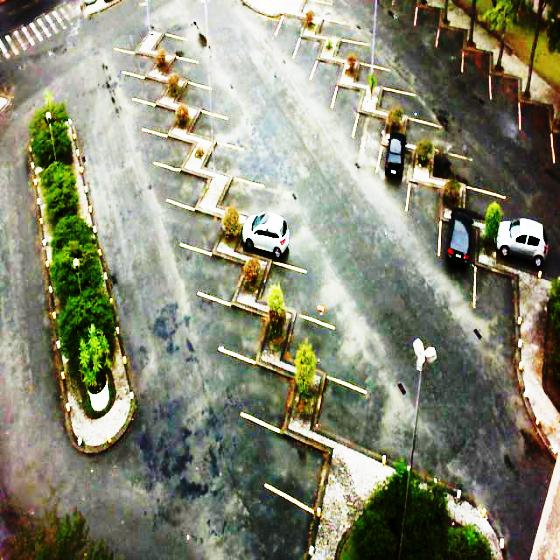
#> input picture data/images/2013-03-09_16_45_12_jpg.rf.e1b0585e629eb0c8edce9a03b543e097.jpg, 560 x 560 px
$ python -i slot_detector.py   (imports and definitions only)
#> lines starting #> are read from the running program, lines starting #| are printed output that depends on the picture
"""Parking slot candidate detection using classical computer vision."""

from __future__ import annotations

from dataclasses import dataclass
from pathlib import Path
from typing import TypeAlias

import cv2
import numpy as np

Line: TypeAlias = tuple[int, int, int, int]
Slot: TypeAlias = tuple[int, int, int, int]


@dataclass(frozen=True)
class SlotDetectorConfig:
    """Tunable parameters for the parking slot detection pipeline."""

    blur_kernel_size: tuple[int, int] = (5, 5)
    blur_sigma: float = 0.0
    canny_threshold_low: int = 50
    canny_threshold_high: int = 150
    hough_rho: float = 1.0
    hough_theta: float = np.pi / 180.0
    hough_threshold: int = 45
    hough_min_line_length_ratio: float = 0.08
    hough_max_line_gap_ratio: float = 0.025
    min_hough_line_length: int = 45
    min_hough_line_gap: int = 12
    separator_angle_tolerance_degrees: float = 25.0
    line_group_distance_ratio: float = 0.025
    min_line_group_distance: int = 18
    min_slot_width_ratio: float = 0.035
    max_slot_width_ratio: float = 0.25
    min_slot_height_ratio: float = 0.08
    slot_padding_ratio: float = 0.006
    duplicate_iou_threshold: float = 0.75
    rectangle_thickness: int = 2
    label_font_scale: float = 0.55
    label_thickness: int = 2
    summary_font_scale: float = 0.8
    summary_thickness: int = 2


@dataclass(frozen=True)
class FrameMetrics:
    """Frame dimensions used for resolution-aware thresholds."""

    height: int
    width: int

    @property
    def short_side(self) -> int:
        """Return the smaller frame dimension."""
        return min(self.height, self.width)


@dataclass(frozen=True)
class LineGroup:
    """Representative geometry for a cluster of nearby separator lines."""

    x: int
    y_min: int
    y_max: int


@dataclass(frozen=True)
class VideoMetadata:
    """Metadata required to create an output video writer."""

    fps: float
    width: int
    height: int


class ParkingSlotDetector:
    """Detect likely parking slot rectangles from parking lot frames."""

    WINDOW_NAME = "Parking Slot Detection"
    OUTPUT_CODEC = "mp4v"
    SLOT_COLOR: tuple[int, int, int] = (0, 255, 0)
    TEXT_COLOR: tuple[int, int, int] = (0, 255, 0)
    TEXT_BACKGROUND_COLOR: tuple[int, int, int] = (0, 0, 0)
    FONT = cv2.FONT_HERSHEY_SIMPLEX

    def __init__(self, debug: bool = False) -> None:
        """
        Initialize the parking slot detector.

        Args:
            debug: If True, keep copies of intermediate images from the most
                recent processed frame in debug_images.
        """
        self.debug = debug
        self.config = SlotDetectorConfig()
        self.debug_images: dict[str, np.ndarray] = {}
        self._frame_metrics: FrameMetrics | None = None

    def preprocess(self, frame: np.ndarray) -> np.ndarray:
        """
        Convert a frame to grayscale and apply Gaussian blur.

        Args:
            frame: Input OpenCV frame in BGR or grayscale format.

        Returns:
            Blurred grayscale image.

        Raises:
            ValueError: If frame is not a valid image array.
        """
        self._validate_image(frame, "frame")
        self._set_frame_metrics(frame)

        grayscale = self._to_grayscale(frame)
        processed_image = cv2.GaussianBlur(
            grayscale,
            self.config.blur_kernel_size,
            self.config.blur_sigma,
        )

        self._store_debug_image("preprocessed", processed_image)
        return processed_image

    def detect_edges(self, image: np.ndarray) -> np.ndarray:
        """
        Apply Canny edge detection.

        Args:
            image: Preprocessed grayscale image.

        Returns:
            Binary edge image.

        Raises:
            ValueError: If image is not a valid image array.
        """
        self._validate_image(image, "image")

        edge_image = cv2.Canny(
            image,
            self.config.canny_threshold_low,
            self.config.canny_threshold_high,
        )

        self._store_debug_image("edges", edge_image)
        return edge_image

    def detect_lines(self, edge_image: np.ndarray) -> list[Line]:
        """
        Detect line segments using Probabilistic Hough Transform.

        Args:
            edge_image: Binary edge image returned by detect_edges().

        Returns:
            Detected lines as (x1, y1, x2, y2).

        Raises:
            ValueError: If edge_image is not a valid image array.
        """
        self._validate_image(edge_image, "edge_image")
        metrics = self._metrics_from_image(edge_image)
        min_line_length, max_line_gap = self._hough_line_parameters(metrics)

        raw_lines = cv2.HoughLinesP(
            edge_image,
            rho=self.config.hough_rho,
            theta=self.config.hough_theta,
            threshold=self.config.hough_threshold,
            minLineLength=min_line_length,
            maxLineGap=max_line_gap,
        )

        if raw_lines is None:
            return []

        return self._normalize_hough_lines(raw_lines)

    def extract_roi(self, frame: np.ndarray) -> np.ndarray:
        """
        Return the region of interest for parking slot detection.

        This currently returns the full frame. The method is isolated so a
        polygon mask, crop box, or perspective transform can be added later
        without changing callers.

        Args:
            frame: Input OpenCV frame.

        Returns:
            Region of interest image.

        Raises:
            ValueError: If frame is not a valid image array.
        """
        self._validate_image(frame, "frame")
        self._set_frame_metrics(frame)

        roi = frame.copy()
        self._store_debug_image("roi", roi)
        return roi

    def generate_slots(self, lines: list[Line]) -> list[Slot]:
        if not lines:
            return []

        metrics = self._get_frame_metrics(lines)

        separator_lines = self._filter_separator_lines(lines)
        print("Separator lines:", len(separator_lines))

        line_groups = self._group_parallel_lines(
            separator_lines,
            metrics,
        )
        print("Line groups:", len(line_groups))

        slot_candidates = self._build_slot_candidates(
            line_groups,
            metrics,
        )
        print("Slot candidates:", len(slot_candidates))

        slots = self._deduplicate_slots(
            slot_candidates,
            metrics,
        )
        print("Final slots:", len(slots))

        return slots

    def detect_slots(self, frame: np.ndarray) -> list[Slot]:
        self._clear_debug_images()

        roi = self.extract_roi(frame)
        print("ROI shape:", roi.shape)

        processed = self.preprocess(roi)
        print("Preprocessing complete")

        edges = self.detect_edges(processed)
        print("Edge detection complete")

        lines = self.detect_lines(edges)

        if lines is None:
            print("Lines detected: 0")
        else:
            print("Lines detected:", len(lines))

        slots = self.generate_slots(lines)
        print("Slots generated:", len(slots))

        return slots


    # [65 lines left out: functions process_frame, process_video, _process_video_stream, not called in this run]

    def _build_slot_candidates(
        self,
        line_groups: list[LineGroup],
        metrics: FrameMetrics,
    ) -> list[Slot]:
        """Create slot candidates from adjacent separator line groups."""
        if len(line_groups) < 2:
            return []

        min_width, max_width, min_height = self._slot_size_limits(metrics)
        padding = max(2, int(metrics.short_side * self.config.slot_padding_ratio))
        slots: list[Slot] = []

        for left_group, right_group in zip(line_groups, line_groups[1:]):
            slot = self._slot_from_line_pair(
                left_group,
                right_group,
                metrics,
                padding,
            )

            if self._is_valid_slot(slot, metrics, min_width, max_width, min_height):
                slots.append(slot)

        return slots

    def _slot_from_line_pair(
        self,
        left_group: LineGroup,
        right_group: LineGroup,
        metrics: FrameMetrics,
        padding: int,
    ) -> Slot:
        """Estimate an axis-aligned slot rectangle from two line groups."""
        y1 = max(0, min(left_group.y_min, right_group.y_min) - padding)
        y2 = min(
            metrics.height - 1,
            max(left_group.y_max, right_group.y_max) + padding,
        )
        return left_group.x, y1, right_group.x, y2

    def _slot_size_limits(self, metrics: FrameMetrics) -> tuple[int, int, int]:
        """Return minimum width, maximum width, and minimum height."""
        min_width = max(12, int(metrics.width * self.config.min_slot_width_ratio))
        max_width = max(
            min_width + 1,
            int(metrics.width * self.config.max_slot_width_ratio),
        )
        min_height = max(20, int(metrics.height * self.config.min_slot_height_ratio))
        return min_width, max_width, min_height

    @staticmethod
    def _is_valid_slot(
        slot: Slot,
        metrics: FrameMetrics,
        min_width: int,
        max_width: int,
        min_height: int,
    ) -> bool:
        """Return True when a slot has plausible dimensions and position."""
        x1, y1, x2, y2 = slot
        width = x2 - x1
        height = y2 - y1

        return (
            0 <= x1 < x2 < metrics.width
            and 0 <= y1 < y2 < metrics.height
            and min_width <= width <= max_width
            and height >= min_height
        )

    def _filter_separator_lines(self, lines: list[Line]) -> list[Line]:
        """Return lines likely to represent parking slot separators."""
        return [line for line in lines if self._is_separator_line(line)]

    def _is_separator_line(self, line: Line) -> bool:
        """Return True for near-vertical separator lines."""
        angle = abs(self._line_angle_degrees(line))
        distance_from_vertical = abs(90.0 - angle)
        return distance_from_vertical <= (
            self.config.separator_angle_tolerance_degrees
        )

    def _group_parallel_lines(
        self,
        lines: list[Line],
        metrics: FrameMetrics,
    ) -> list[LineGroup]:
        """Group nearby separator lines into representative parallel lines."""
        if not lines:
            return []

        group_distance = self._line_group_distance(metrics)
        sorted_lines = sorted(lines, key=self._line_center_x)
        line_groups: list[list[Line]] = [[sorted_lines[0]]]
        group_centers = [float(self._line_center_x(sorted_lines[0]))]

        for line in sorted_lines[1:]:
            center_x = self._line_center_x(line)

            if abs(center_x - group_centers[-1]) <= group_distance:
                line_groups[-1].append(line)
                group_centers[-1] = self._mean_line_center(line_groups[-1])
            else:
                line_groups.append([line])
                group_centers.append(float(center_x))

        return [self._line_group_from_lines(group) for group in line_groups]

    def _line_group_distance(self, metrics: FrameMetrics) -> int:
        """Return distance threshold for grouping nearby lines."""
        return max(
            self.config.min_line_group_distance,
            int(metrics.width * self.config.line_group_distance_ratio),
        )

    @staticmethod
    def _line_group_from_lines(lines: list[Line]) -> LineGroup:
        """Create one representative line group from clustered lines."""
        x_values = [
            coordinate
            for x1, _, x2, _ in lines
            for coordinate in (x1, x2)
        ]
        y_values = [
            coordinate
            for _, y1, _, y2 in lines
            for coordinate in (y1, y2)
        ]

        return LineGroup(
            x=int(round(float(np.mean(x_values)))),
            y_min=int(min(y_values)),
            y_max=int(max(y_values)),
        )

    def _deduplicate_slots(
        self,
        slots: list[Slot],
        metrics: FrameMetrics,
    ) -> list[Slot]:
        """Remove duplicate or heavily overlapping slot rectangles."""
        unique_slots: list[Slot] = []
        sorted_slots = sorted(
            slots,
            key=lambda slot: (slot[0], slot[1], slot[2], slot[3]),
        )

        for slot in sorted_slots:
            if self._matches_existing_slot(slot, unique_slots, metrics):
                continue
            unique_slots.append(slot)

        return unique_slots

    def _matches_existing_slot(
        self,
        slot: Slot,
        existing_slots: list[Slot],
        metrics: FrameMetrics,
    ) -> bool:
        """Return True if a slot duplicates any accepted slot."""
        return any(
            self._slot_iou(slot, existing) >= self.config.duplicate_iou_threshold
            or self._slots_have_near_equal_edges(slot, existing, metrics)
            for existing in existing_slots
        )

    def _slots_have_near_equal_edges(
        self,
        first_slot: Slot,
        second_slot: Slot,
        metrics: FrameMetrics,
    ) -> bool:
        """Return True when two slots have almost identical edges."""
        tolerance = self._line_group_distance(metrics)
        return all(
            abs(first - second) <= tolerance
            for first, second in zip(first_slot, second_slot)
        )

    @staticmethod
    def _slot_iou(first_slot: Slot, second_slot: Slot) -> float:
        """Calculate intersection-over-union for two slot rectangles."""
        first_x1, first_y1, first_x2, first_y2 = first_slot
        second_x1, second_y1, second_x2, second_y2 = second_slot

        intersection_x1 = max(first_x1, second_x1)
        intersection_y1 = max(first_y1, second_y1)
        intersection_x2 = min(first_x2, second_x2)
        intersection_y2 = min(first_y2, second_y2)

        intersection_width = max(0, intersection_x2 - intersection_x1)
        intersection_height = max(0, intersection_y2 - intersection_y1)
        intersection_area = intersection_width * intersection_height

        if intersection_area == 0:
            return 0.0

        first_area = (first_x2 - first_x1) * (first_y2 - first_y1)
        second_area = (second_x2 - second_x1) * (second_y2 - second_y1)
        union_area = first_area + second_area - intersection_area

        return intersection_area / union_area if union_area else 0.0

    # [50 lines left out: functions _draw_slot, _draw_slot_count, not called in this run]

    def _hough_line_parameters(self, metrics: FrameMetrics) -> tuple[int, int]:
        """Return resolution-aware Hough minLineLength and maxLineGap."""
        min_line_length = max(
            self.config.min_hough_line_length,
            int(metrics.short_side * self.config.hough_min_line_length_ratio),
        )
        max_line_gap = max(
            self.config.min_hough_line_gap,
            int(metrics.short_side * self.config.hough_max_line_gap_ratio),
        )
        return min_line_length, max_line_gap

    @staticmethod
    def _normalize_hough_lines(raw_lines: np.ndarray) -> list[Line]:
        """Convert OpenCV Hough output into Python integer tuples."""
        return [
            (int(x1), int(y1), int(x2), int(y2))
            for x1, y1, x2, y2 in raw_lines.reshape(-1, 4)
        ]

    @staticmethod
    def _line_angle_degrees(line: Line) -> float:
        """Return a line segment angle in degrees."""
        x1, y1, x2, y2 = line
        return float(np.degrees(np.arctan2(y2 - y1, x2 - x1)))

    @staticmethod
    def _line_center_x(line: Line) -> int:
        """Return the horizontal midpoint of a line segment."""
        x1, _, x2, _ = line
        return int(round((x1 + x2) / 2.0))

    @staticmethod
    def _mean_line_center(lines: list[Line]) -> float:
        """Return the mean horizontal midpoint for a list of lines."""
        centers = [ParkingSlotDetector._line_center_x(line) for line in lines]
        return float(np.mean(centers))

    @staticmethod
    def _to_grayscale(frame: np.ndarray) -> np.ndarray:
        """Return a grayscale image from BGR or grayscale input."""
        if frame.ndim == 2:
            return frame
        return cv2.cvtColor(frame, cv2.COLOR_BGR2GRAY)

    def _set_frame_metrics(self, image: np.ndarray) -> None:
        """Store frame dimensions for later calculations."""
        self._frame_metrics = self._metrics_from_image(image)

    @staticmethod
    def _metrics_from_image(image: np.ndarray) -> FrameMetrics:
        """Return FrameMetrics from an image array."""
        height, width = image.shape[:2]
        return FrameMetrics(height=height, width=width)

    def _get_frame_metrics(self, lines: list[Line]) -> FrameMetrics:
        """Return known frame metrics or infer dimensions from lines."""
        if self._frame_metrics is not None:
            return self._frame_metrics

        max_x = max(max(x1, x2) for x1, _, x2, _ in lines)
        max_y = max(max(y1, y2) for _, y1, _, y2 in lines)
        return FrameMetrics(height=max_y + 1, width=max_x + 1)

    # [39 lines left out: functions _read_video_metadata, _create_video_writer, _quit_requested, not called in this run]

    @staticmethod
    def _validate_image(image: np.ndarray, name: str) -> None:
        """Validate that an input is a non-empty OpenCV image array."""
        if not isinstance(image, np.ndarray):
            raise ValueError(f"{name} must be a NumPy array.")

        if image.size == 0:
            raise ValueError(f"{name} must not be empty.")

        if image.ndim not in (2, 3):
            raise ValueError(f"{name} must be a 2D or 3D image array.")

    def _store_debug_image(self, name: str, image: np.ndarray) -> None:
        """Store an intermediate image only when debug mode is enabled."""
        if self.debug:
            self.debug_images[name] = image.copy()

    def _clear_debug_images(self) -> None:
        """Clear previous debug images only when debug mode is enabled."""
        if self.debug:
            self.debug_images.clear()


# [6 lines not run here, left out]

>>> import cv2
>>> picture = cv2.imread('data/images/2013-03-09_16_45_12_jpg.rf.e1b0585e629eb0c8edce9a03b543e097.jpg')
#> picture is the input picture: shape (560, 560, 3); mean B, G, R 115.8, 136, 134.5
>>> result = ParkingSlotDetector().detect_slots(picture)
#| ROI shape: (560, 560, 3)
#> in _to_grayscale, `return cv2.cvtColor(frame, cv2.COLOR_BGR2GRAY)`:
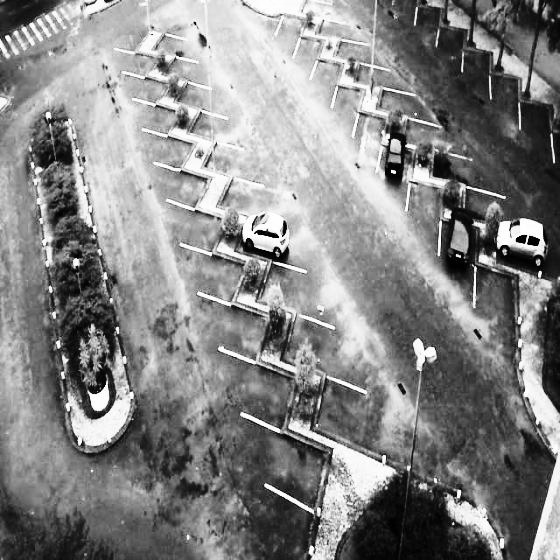
#> returned value: shape (560, 560); min 0, max 255, mean 133.3
#> in preprocess, `processed_image = cv2.GaussianBlur( grayscale, self.config.blur_kernel..`:
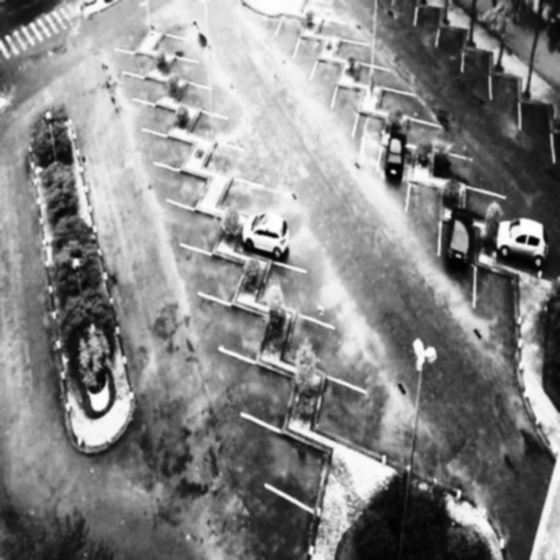
#> processed_image: shape (560, 560); min 1, max 255, mean 133.3
#> in detect_edges, `edge_image = cv2.Canny( image, self.config.canny_threshold_low, self.c..`:
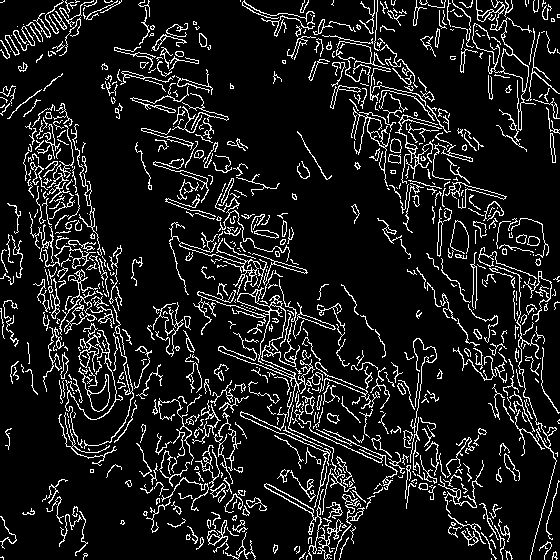
#> edge_image: shape (560, 560); 11.2% white in thin lines or dots
#> in detect_lines, `min_line_length, max_line_gap = self._hough_line_parameters(metrics)`: min_line_length = 45; max_line_gap = 14
#> in detect_lines, `raw_lines = cv2.HoughLinesP( edge_image, rho=self.config.hough_rho, th..`: raw_lines = 609 rows, first 6: [280, 337, 357, 518], [265, 375, 348, 292], [277, 395, 300, 460], [195, 83, 264, 323], [205, 238, 311, 344], [207, 317, 263, 261]
#> in detect_slots, `lines = self.detect_lines(edges)`: lines = 609 items, first 6: (280, 337, 357, 518), (265, 375, 348, 292), (277, 395, 300, 460), (195, 83, 264, 323), (205, 238, 311, 344), (207, 317, 263, 261)
#| Lines detected: 609
#> in generate_slots, `separator_lines = self._filter_separator_lines(lines)`: separator_lines = 227 items, first 6: (280, 337, 357, 518), (277, 395, 300, 460), (195, 83, 264, 323), (54, 264, 64, 378), (142, 2, 198, 157), (61, 103, 72, 149)
#| Separator lines: 227
#> in _group_parallel_lines, `sorted_lines = sorted(lines, key=self._line_center_x)`: sorted_lines = 227 items, first 6: (28, 111, 33, 182), (13, 86, 54, 213), (29, 97, 38, 198), (37, 120, 39, 177), (34, 171, 52, 218), (41, 283, 47, 328)
#> in _group_parallel_lines, `line_groups: list[list[Line]] = [[sorted_lines[0]]]`: line_groups = [[(28, 111, 33, 182)]]
#> in _group_parallel_lines, `group_centers = [float(self._line_center_x(sorted_lines[0]))]`: group_centers = [30]
#> the loop in _group_parallel_lines, `for line in sorted_lines[1:]:` made 226 passes
#> line on passes 25 to 27: (41, 112, 77, 230), (57, 484, 62, 541), (51, 107, 71, 194)
#| Line groups: 15
#> the loop in _build_slot_candidates, `for left_group, right_group in zip(line_groups, line_groups[1:]):` made 14 passes
#| Slot candidates: 13
#> the loop in _deduplicate_slots, `for slot in sorted_slots:` made 13 passes
#> slot on passes 1 to 8: (56, 83, 85, 559), (85, 100, 113, 559), (113, 0, 167, 543), (167, 0, 198, 543), (198, 75, 228, 559), (246, 193, 286, 547), (286, 4, 322, 559), (322, 0, 367, 559)
#| Final slots: 13
#| Slots generated: 13
